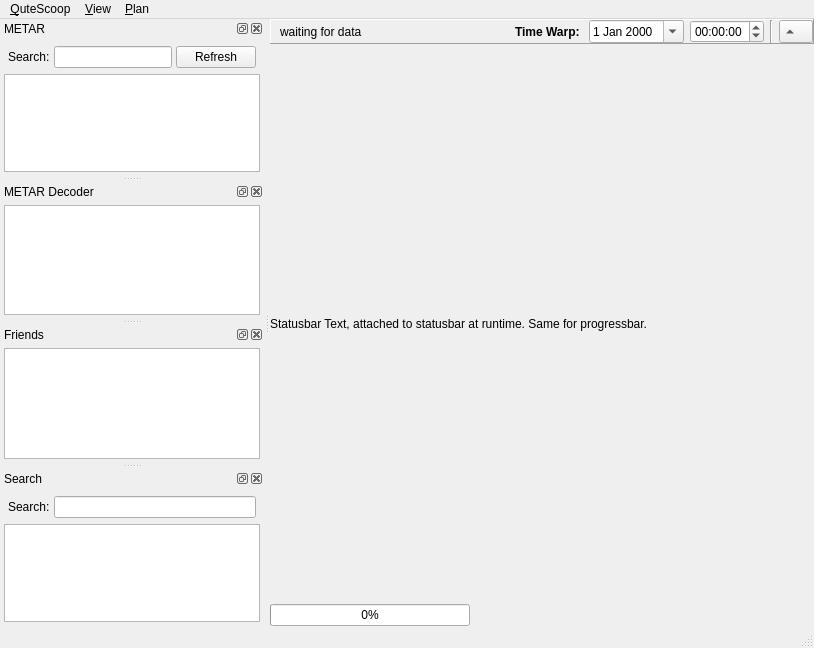
<?xml version="1.0" encoding="UTF-8"?>
<ui version="4.0">
 <class>MainWindow</class>
 <widget class="QMainWindow" name="MainWindow">
  <property name="geometry">
   <rect>
    <x>0</x>
    <y>0</y>
    <width>814</width>
    <height>648</height>
   </rect>
  </property>
  <property name="windowTitle">
   <string>QuteScoop</string>
  </property>
  <property name="windowIcon">
   <iconset resource="Resources.qrc">
    <normaloff>:/icons/qutescoop.png</normaloff>:/icons/qutescoop.png</iconset>
  </property>
  <widget class="QWidget" name="centralwidget">
   <layout class="QVBoxLayout" name="verticalLayout">
    <property name="spacing">
     <number>0</number>
    </property>
    <property name="margin">
     <number>0</number>
    </property>
    <item>
     <widget class="QFrame" name="framePredict">
      <property name="sizePolicy">
       <sizepolicy hsizetype="Preferred" vsizetype="Maximum">
        <horstretch>0</horstretch>
        <verstretch>0</verstretch>
       </sizepolicy>
      </property>
      <property name="frameShape">
       <enum>QFrame::Panel</enum>
      </property>
      <property name="frameShadow">
       <enum>QFrame::Raised</enum>
      </property>
      <layout class="QHBoxLayout" name="horizontalLayout">
       <property name="topMargin">
        <number>0</number>
       </property>
       <property name="rightMargin">
        <number>0</number>
       </property>
       <property name="bottomMargin">
        <number>0</number>
       </property>
       <item>
        <widget class="QLabel" name="lblWarpInfo">
         <property name="text">
          <string>waiting for data</string>
         </property>
        </widget>
       </item>
       <item>
        <spacer name="horizontalSpacer">
         <property name="orientation">
          <enum>Qt::Horizontal</enum>
         </property>
         <property name="sizeHint" stdset="0">
          <size>
           <width>40</width>
           <height>20</height>
          </size>
         </property>
        </spacer>
       </item>
       <item>
        <widget class="QLabel" name="label_3">
         <property name="font">
          <font>
           <weight>75</weight>
           <bold>true</bold>
          </font>
         </property>
         <property name="text">
          <string>Time Warp: </string>
         </property>
        </widget>
       </item>
       <item>
        <widget class="QDateEdit" name="datePredictTime">
         <property name="wrapping">
          <bool>true</bool>
         </property>
         <property name="calendarPopup">
          <bool>true</bool>
         </property>
         <property name="timeSpec">
          <enum>Qt::UTC</enum>
         </property>
        </widget>
       </item>
       <item>
        <widget class="QTimeEdit" name="timePredictTime">
         <property name="wrapping">
          <bool>true</bool>
         </property>
        </widget>
       </item>
       <item>
        <widget class="Line" name="line">
         <property name="orientation">
          <enum>Qt::Vertical</enum>
         </property>
        </widget>
       </item>
       <item>
        <widget class="QToolButton" name="tbDisablePredict">
         <property name="text">
          <string/>
         </property>
         <property name="toolButtonStyle">
          <enum>Qt::ToolButtonTextBesideIcon</enum>
         </property>
         <property name="arrowType">
          <enum>Qt::UpArrow</enum>
         </property>
        </widget>
       </item>
      </layout>
     </widget>
    </item>
    <item>
     <widget class="QLabel" name="lblStatus">
      <property name="text">
       <string>Statusbar Text, attached to statusbar at runtime. Same for progressbar.</string>
      </property>
     </widget>
    </item>
    <item>
     <widget class="QProgressBar" name="progressBar">
      <property name="maximumSize">
       <size>
        <width>200</width>
        <height>16777215</height>
       </size>
      </property>
      <property name="value">
       <number>0</number>
      </property>
     </widget>
    </item>
   </layout>
  </widget>
  <widget class="QMenuBar" name="menubar">
   <property name="geometry">
    <rect>
     <x>0</x>
     <y>0</y>
     <width>814</width>
     <height>29</height>
    </rect>
   </property>
   <property name="statusTip">
    <string notr="true"/>
   </property>
   <widget class="QMenu" name="menuQutescoop">
    <property name="statusTip">
     <string notr="true"/>
    </property>
    <property name="title">
     <string>&amp;QuteScoop</string>
    </property>
    <addaction name="actionAbout"/>
    <addaction name="actionAboutQt"/>
    <addaction name="separator"/>
    <addaction name="actionPreferences"/>
    <addaction name="separator"/>
    <addaction name="actionDownload"/>
    <addaction name="actionQuit"/>
   </widget>
   <widget class="QMenu" name="menuView">
    <property name="statusTip">
     <string notr="true"/>
    </property>
    <property name="title">
     <string>&amp;View</string>
    </property>
    <addaction name="actionShowSearch"/>
    <addaction name="actionShowMetars"/>
    <addaction name="actionShowFriendsDock"/>
    <addaction name="actionHideAllWindows"/>
    <addaction name="separator"/>
    <addaction name="actionDisplayAllFlightPaths"/>
    <addaction name="actionClearAllFlightPaths"/>
    <addaction name="separator"/>
    <addaction name="actionToggleFullscreen"/>
    <addaction name="separator"/>
    <addaction name="actionZoomIn"/>
    <addaction name="actionZoomOut"/>
    <addaction name="separator"/>
    <addaction name="actionDisplayAllFirs"/>
    <addaction name="actionShowInactiveAirports"/>
    <addaction name="separator"/>
    <addaction name="actionRememberPosition"/>
   </widget>
   <widget class="QMenu" name="menuPlan">
    <property name="statusTip">
     <string notr="true"/>
    </property>
    <property name="title">
     <string>&amp;Plan</string>
    </property>
    <addaction name="actionPlanFlight"/>
    <addaction name="separator"/>
    <addaction name="actionPredict"/>
    <addaction name="actionBookedAtc"/>
   </widget>
   <addaction name="menuQutescoop"/>
   <addaction name="menuView"/>
   <addaction name="menuPlan"/>
  </widget>
  <widget class="QStatusBar" name="statusbar"/>
  <widget class="QDockWidget" name="metarDock">
   <property name="windowTitle">
    <string>METAR</string>
   </property>
   <attribute name="dockWidgetArea">
    <number>1</number>
   </attribute>
   <widget class="QWidget" name="dockWidgetContents_2">
    <layout class="QVBoxLayout">
     <property name="spacing">
      <number>2</number>
     </property>
     <property name="margin">
      <number>4</number>
     </property>
     <item>
      <layout class="QHBoxLayout" name="_2">
       <property name="spacing">
        <number>4</number>
       </property>
       <property name="margin">
        <number>4</number>
       </property>
       <item>
        <widget class="QLabel" name="label_2">
         <property name="text">
          <string>Search:</string>
         </property>
         <property name="buddy">
          <cstring>metarEdit</cstring>
         </property>
        </widget>
       </item>
       <item>
        <widget class="QLineEdit" name="metarEdit">
         <property name="toolTip">
          <string>wildcards (*, ?) and powerful regular expressions allowed</string>
         </property>
         <property name="text">
          <string/>
         </property>
        </widget>
       </item>
       <item>
        <widget class="QPushButton" name="btnRefreshMetar">
         <property name="text">
          <string>Refresh</string>
         </property>
        </widget>
       </item>
      </layout>
     </item>
     <item>
      <widget class="QTreeView" name="metarList">
       <property name="editTriggers">
        <set>QAbstractItemView::AllEditTriggers</set>
       </property>
       <property name="rootIsDecorated">
        <bool>false</bool>
       </property>
       <property name="uniformRowHeights">
        <bool>true</bool>
       </property>
       <property name="itemsExpandable">
        <bool>false</bool>
       </property>
       <property name="sortingEnabled">
        <bool>false</bool>
       </property>
       <attribute name="headerShowSortIndicator" stdset="0">
        <bool>true</bool>
       </attribute>
      </widget>
     </item>
    </layout>
   </widget>
  </widget>
  <widget class="QDockWidget" name="metarDecoderDock">
   <property name="windowTitle">
    <string>METAR Decoder</string>
   </property>
   <attribute name="dockWidgetArea">
    <number>1</number>
   </attribute>
   <widget class="QWidget" name="dockWidgetContents_3">
    <layout class="QVBoxLayout" name="_3">
     <property name="margin">
      <number>4</number>
     </property>
     <item>
      <widget class="QTextBrowser" name="metarText">
       <property name="html">
        <string>&lt;!DOCTYPE HTML PUBLIC &quot;-//W3C//DTD HTML 4.0//EN&quot; &quot;http://www.w3.org/TR/REC-html40/strict.dtd&quot;&gt;
&lt;html&gt;&lt;head&gt;&lt;meta name=&quot;qrichtext&quot; content=&quot;1&quot; /&gt;&lt;style type=&quot;text/css&quot;&gt;
p, li { white-space: pre-wrap; }
&lt;/style&gt;&lt;/head&gt;&lt;body style=&quot; font-family:'UnDotum'; font-size:10pt; font-weight:400; font-style:normal;&quot;&gt;
&lt;p style=&quot;-qt-paragraph-type:empty; margin-top:0px; margin-bottom:0px; margin-left:0px; margin-right:0px; -qt-block-indent:0; text-indent:0px; font-family:'Lucida Grande'; font-size:13pt;&quot;&gt;&lt;/p&gt;&lt;/body&gt;&lt;/html&gt;</string>
       </property>
       <property name="acceptRichText">
        <bool>true</bool>
       </property>
       <property name="openExternalLinks">
        <bool>true</bool>
       </property>
      </widget>
     </item>
    </layout>
   </widget>
  </widget>
  <widget class="QDockWidget" name="friendsDock">
   <property name="windowTitle">
    <string>Friends</string>
   </property>
   <attribute name="dockWidgetArea">
    <number>1</number>
   </attribute>
   <widget class="QWidget" name="dockWidgetContents_4">
    <layout class="QVBoxLayout" name="_4">
     <property name="margin">
      <number>4</number>
     </property>
     <item>
      <widget class="QTreeView" name="friendsList">
       <property name="rootIsDecorated">
        <bool>false</bool>
       </property>
       <property name="uniformRowHeights">
        <bool>true</bool>
       </property>
       <property name="itemsExpandable">
        <bool>false</bool>
       </property>
       <property name="sortingEnabled">
        <bool>true</bool>
       </property>
      </widget>
     </item>
    </layout>
   </widget>
  </widget>
  <widget class="QDockWidget" name="searchDock">
   <property name="maximumSize">
    <size>
     <width>524287</width>
     <height>524287</height>
    </size>
   </property>
   <property name="allowedAreas">
    <set>Qt::AllDockWidgetAreas</set>
   </property>
   <property name="windowTitle">
    <string>Search</string>
   </property>
   <attribute name="dockWidgetArea">
    <number>1</number>
   </attribute>
   <widget class="QWidget" name="dockWidgetContents">
    <layout class="QVBoxLayout" name="_5">
     <property name="spacing">
      <number>2</number>
     </property>
     <property name="margin">
      <number>4</number>
     </property>
     <item>
      <layout class="QHBoxLayout" name="_6">
       <property name="spacing">
        <number>4</number>
       </property>
       <property name="margin">
        <number>4</number>
       </property>
       <item>
        <widget class="QLabel" name="label">
         <property name="text">
          <string>Search:</string>
         </property>
         <property name="buddy">
          <cstring>searchEdit</cstring>
         </property>
        </widget>
       </item>
       <item>
        <widget class="QLineEdit" name="searchEdit">
         <property name="toolTip">
          <string>wildcards (*, ?) and powerful regular expressions allowed</string>
         </property>
        </widget>
       </item>
      </layout>
     </item>
     <item>
      <widget class="QTreeView" name="searchResult">
       <property name="editTriggers">
        <set>QAbstractItemView::AllEditTriggers</set>
       </property>
       <property name="rootIsDecorated">
        <bool>false</bool>
       </property>
       <property name="uniformRowHeights">
        <bool>true</bool>
       </property>
       <property name="itemsExpandable">
        <bool>false</bool>
       </property>
       <property name="sortingEnabled">
        <bool>false</bool>
       </property>
       <attribute name="headerShowSortIndicator" stdset="0">
        <bool>true</bool>
       </attribute>
      </widget>
     </item>
    </layout>
   </widget>
  </widget>
  <action name="actionAbout">
   <property name="text">
    <string>&amp;About</string>
   </property>
   <property name="autoRepeat">
    <bool>false</bool>
   </property>
  </action>
  <action name="actionDownload">
   <property name="text">
    <string>&amp;Download Network Status</string>
   </property>
   <property name="shortcut">
    <string>F5</string>
   </property>
   <property name="autoRepeat">
    <bool>false</bool>
   </property>
  </action>
  <action name="actionAboutQt">
   <property name="text">
    <string>About Q&amp;T</string>
   </property>
   <property name="autoRepeat">
    <bool>false</bool>
   </property>
  </action>
  <action name="actionPreferences">
   <property name="text">
    <string>&amp;Preferences...</string>
   </property>
   <property name="autoRepeat">
    <bool>false</bool>
   </property>
  </action>
  <action name="actionQuit">
   <property name="text">
    <string>&amp;Quit</string>
   </property>
  </action>
  <action name="actionShowSearch">
   <property name="checked">
    <bool>false</bool>
   </property>
   <property name="text">
    <string>Show &amp;Search Dock</string>
   </property>
   <property name="shortcut">
    <string>F3</string>
   </property>
   <property name="autoRepeat">
    <bool>false</bool>
   </property>
  </action>
  <action name="actionToggleFullscreen">
   <property name="checkable">
    <bool>false</bool>
   </property>
   <property name="text">
    <string>&amp;Toggle Fullscreen</string>
   </property>
   <property name="shortcut">
    <string>Ctrl+F11</string>
   </property>
   <property name="autoRepeat">
    <bool>false</bool>
   </property>
  </action>
  <action name="actionClearAllFlightPaths">
   <property name="text">
    <string>&amp;Hide All Flight Routes</string>
   </property>
   <property name="shortcut">
    <string>F6</string>
   </property>
  </action>
  <action name="actionDisplayAllFlightPaths">
   <property name="text">
    <string>Show &amp;All Flight Routes</string>
   </property>
   <property name="shortcut">
    <string>Ctrl+F6</string>
   </property>
  </action>
  <action name="actionShowMetars">
   <property name="checked">
    <bool>false</bool>
   </property>
   <property name="text">
    <string>Show &amp;Metar Dock</string>
   </property>
   <property name="shortcut">
    <string>F4</string>
   </property>
  </action>
  <action name="actionZoomIn">
   <property name="text">
    <string>Zoom &amp;In</string>
   </property>
   <property name="shortcut">
    <string>Ctrl++</string>
   </property>
  </action>
  <action name="actionZoomOut">
   <property name="text">
    <string>Zoom &amp;Out</string>
   </property>
   <property name="shortcut">
    <string>Ctrl+-</string>
   </property>
  </action>
  <action name="actionRememberPosition">
   <property name="text">
    <string>&amp;Remember Map Position</string>
   </property>
  </action>
  <action name="actionHideAllWindows">
   <property name="text">
    <string>Hide all &amp;Windows</string>
   </property>
   <property name="shortcut">
    <string>F7</string>
   </property>
  </action>
  <action name="actionShowFriendsDock">
   <property name="text">
    <string>Show &amp;Friends Dock</string>
   </property>
   <property name="shortcut">
    <string>F2</string>
   </property>
  </action>
  <action name="actionDisplayAllFirs">
   <property name="checkable">
    <bool>true</bool>
   </property>
   <property name="text">
    <string>Display All Sector &amp;Boundaries</string>
   </property>
  </action>
  <action name="actionPlanFlight">
   <property name="text">
    <string>&amp;Routes</string>
   </property>
  </action>
  <action name="actionBookedAtc">
   <property name="text">
    <string>List Booked &amp;ATC</string>
   </property>
   <property name="shortcut">
    <string>Ctrl+F8</string>
   </property>
  </action>
  <action name="actionShowInactiveAirports">
   <property name="checkable">
    <bool>true</bool>
   </property>
   <property name="text">
    <string>Show Inactive Airports</string>
   </property>
  </action>
  <action name="actionPredict">
   <property name="icon">
    <iconset resource="Resources.qrc">
     <normaloff>:/icons/qutescoop.png</normaloff>:/icons/qutescoop.png</iconset>
   </property>
   <property name="text">
    <string>&amp;Time Warp</string>
   </property>
   <property name="shortcut">
    <string>F8</string>
   </property>
  </action>
 </widget>
 <resources>
  <include location="Resources.qrc"/>
 </resources>
 <connections>
  <connection>
   <sender>actionQuit</sender>
   <signal>triggered()</signal>
   <receiver>MainWindow</receiver>
   <slot>close()</slot>
   <hints>
    <hint type="sourcelabel">
     <x>-1</x>
     <y>-1</y>
    </hint>
    <hint type="destinationlabel">
     <x>399</x>
     <y>299</y>
    </hint>
   </hints>
  </connection>
  <connection>
   <sender>actionShowSearch</sender>
   <signal>triggered()</signal>
   <receiver>searchDock</receiver>
   <slot>show()</slot>
   <hints>
    <hint type="sourcelabel">
     <x>-1</x>
     <y>-1</y>
    </hint>
    <hint type="destinationlabel">
     <x>143</x>
     <y>542</y>
    </hint>
   </hints>
  </connection>
  <connection>
   <sender>actionShowMetars</sender>
   <signal>triggered()</signal>
   <receiver>metarDock</receiver>
   <slot>show()</slot>
   <hints>
    <hint type="sourcelabel">
     <x>-1</x>
     <y>-1</y>
    </hint>
    <hint type="destinationlabel">
     <x>143</x>
     <y>109</y>
    </hint>
   </hints>
  </connection>
  <connection>
   <sender>actionShowFriendsDock</sender>
   <signal>triggered()</signal>
   <receiver>friendsDock</receiver>
   <slot>show()</slot>
   <hints>
    <hint type="sourcelabel">
     <x>-1</x>
     <y>-1</y>
    </hint>
    <hint type="destinationlabel">
     <x>143</x>
     <y>392</y>
    </hint>
   </hints>
  </connection>
 </connections>
</ui>
